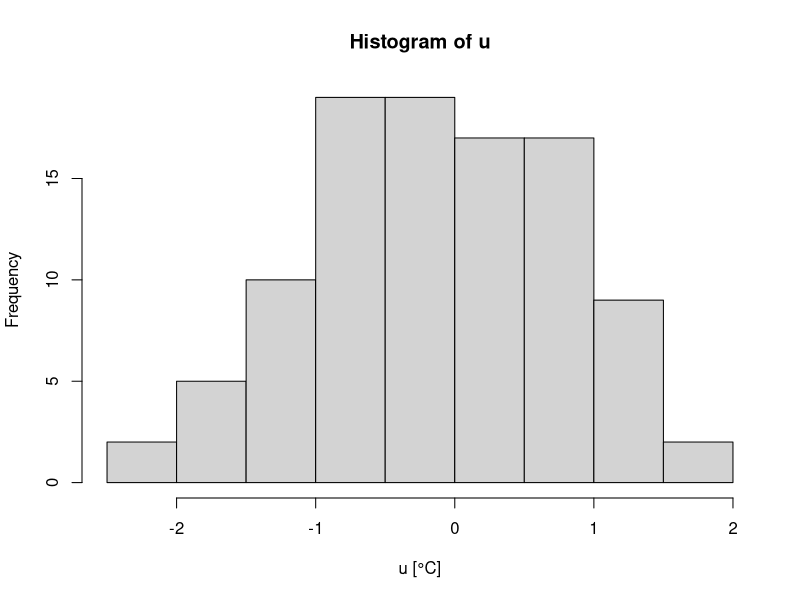

Generate this figure with R:
library(units)


### Name: hist.units
### Title: histogram for unit objects
### Aliases: hist.units

### ** Examples

units_options(parse = FALSE) # otherwise we break on the funny symbol!
u = set_units(rnorm(100), degree_C)
hist(u)
